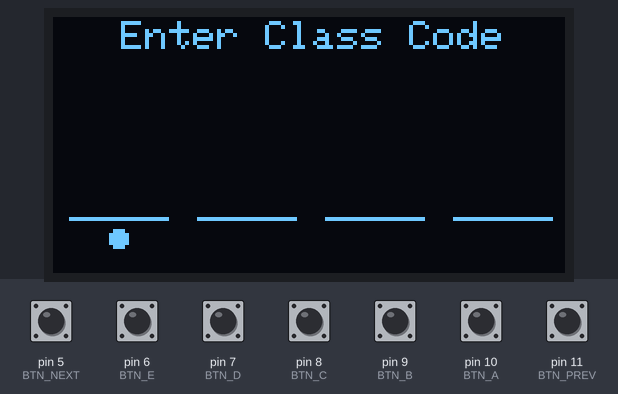
The sketch below on a simulated Arduino Mega 2560, built with avr-gcc and run on an emulated ATmega2560. Shown: 128×64 one-colour display. The inputs (shaded band) are chosen by the test bench; at power-on: pin 5 (BTN_NEXT), pin 6 (BTN_E), pin 7 (BTN_D), pin 8 (BTN_C), pin 9 (BTN_B), pin 10 (BTN_A), pin 11 (BTN_PREV) HIGH. No radio packets arrive unless stated.

Above: at 2.9 s.
3.0 s: pin 6 (BTN_E) pulled LOW for 0.15 s
At 4.3 s:
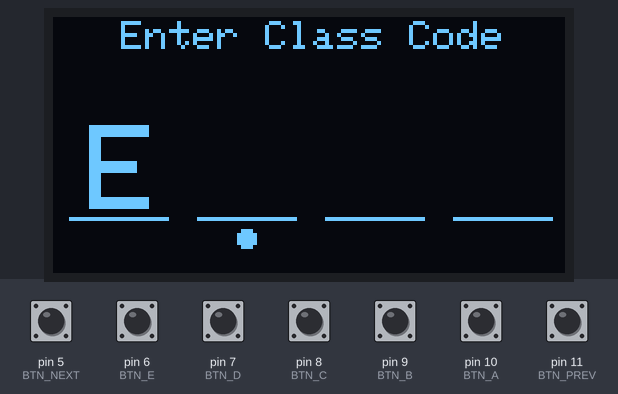
4.6 s: pin 7 (BTN_D) pulled LOW for 0.15 s
At 5.8 s:
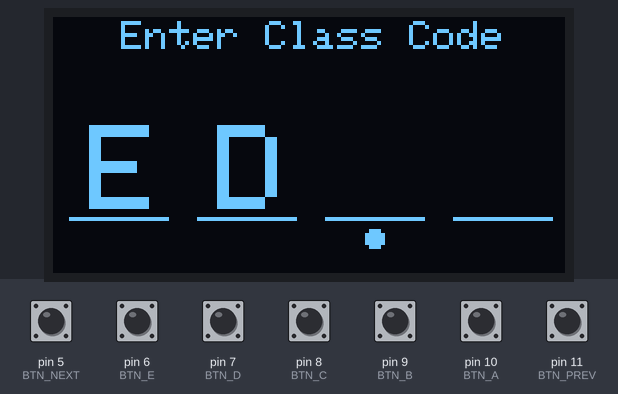
6.2 s: pin 8 (BTN_C) pulled LOW for 0.15 s
At 7.0 s:
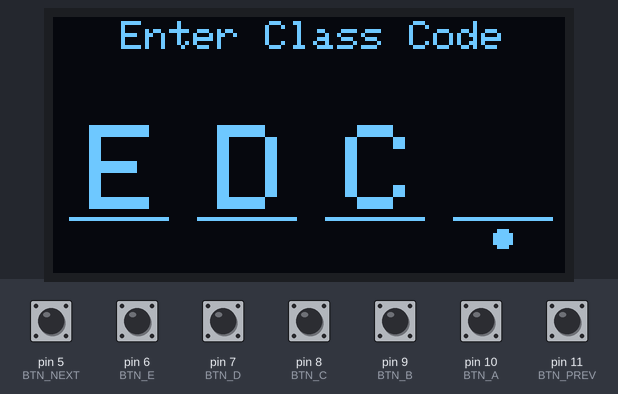
7.8 s: pin 9 (BTN_B) pulled LOW for 0.15 s
At 8.4 s:
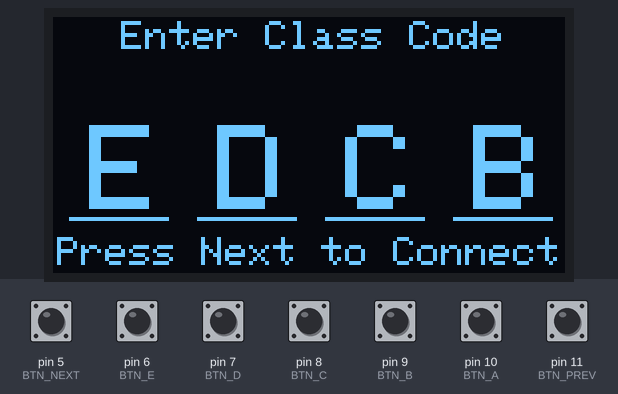
9.4 s: pin 5 (BTN_NEXT) pulled LOW for 0.15 s
At 10.4 s:
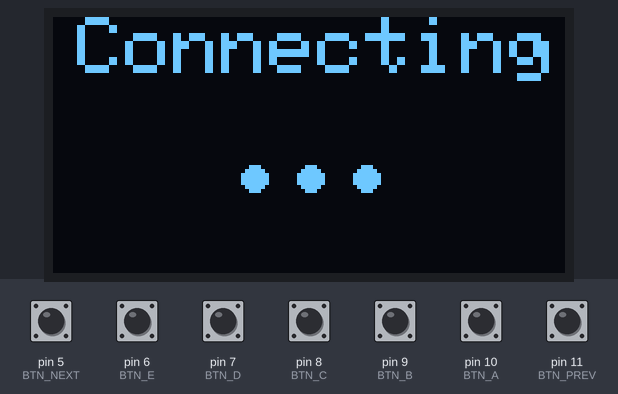
12.5 s: pin 10 (BTN_A) pulled LOW for 1 s
At 14.3 s:
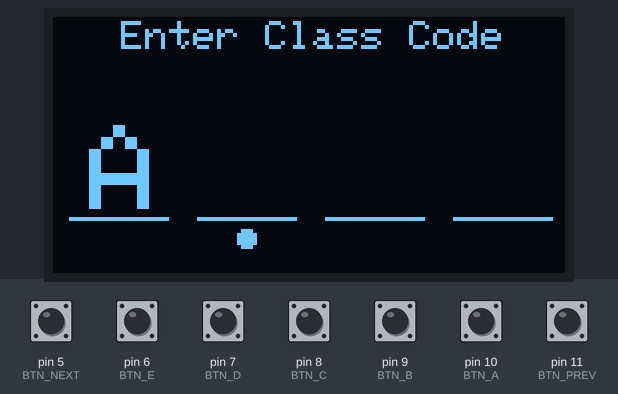
Timing chart, 0 to 15.8 s (numbered marks = the images above; inputs shaded):
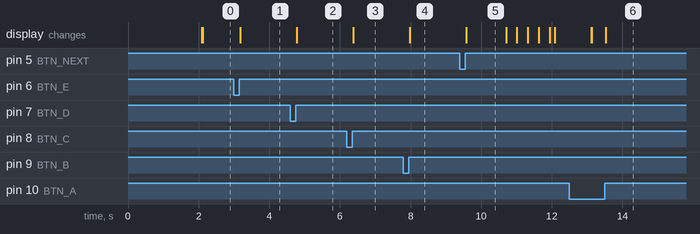

The sketch:

StudentDevice.ino
```cpp
#include <SPI.h>
#include <Wire.h>
#include <nRF24L01.h>
#include <RF24.h>
#include <Adafruit_GFX.h>
#include <Adafruit_SSD1306.h>


#define BTN_PREV 11
#define BTN_A 10
#define BTN_B 9
#define BTN_C 8
#define BTN_D 7
#define BTN_E 6
#define BTN_NEXT 5

struct CONNECTION_PACKAGE
{
  char code[5];
  char studentFirstName[10];
  char studentLastName[10];
  int studentId;
};


struct TEST_INFO_PACKAGE
{
  int duration;
  int numQuestions;
};

//Globals
Adafruit_SSD1306 display(128, 64, &Wire, 4);
RF24 radio(22, 23);

CONNECTION_PACKAGE connectPackage;
TEST_INFO_PACKAGE testInfo;
const byte address[6] = "00011";
const byte addressd[6] = "00111";
const String firstName = "Araad";
const String lastName = "Shams";
int testDuration;
int testNumQuestions;

void setup()
{
  Serial.begin(115200);

  radio.begin();
  radio.openReadingPipe(1, addressd);
  radio.openWritingPipe(address);
  radio.setPALevel(RF24_PA_MAX);
  radio.setDataRate(RF24_2MBPS);
  radio.stopListening();

  pinMode(BTN_A, INPUT_PULLUP);
  pinMode(BTN_B, INPUT_PULLUP);
  pinMode(BTN_C, INPUT_PULLUP);
  pinMode(BTN_D, INPUT_PULLUP);
  pinMode(BTN_E, INPUT_PULLUP);
  pinMode(BTN_PREV, INPUT_PULLUP);
  pinMode(BTN_NEXT, INPUT_PULLUP);

  if (!display.begin(SSD1306_SWITCHCAPVCC, 0x3C))
  {
    while (true);
  }


  drawIntro();
  delay(2000);

  String code = getClassCode();
  showConnecting();

  while (!connectToTeacher(code))
  {
    showConnectionFailure();
    code = getClassCode();
    showConnecting();
  }

  showConnectionSuccess();
  delay(1000);

  waitForTestStart();


}


void loop() {
  Serial.println(waitButtonPressed());


}


void waitForTestStart()
{
  display.clearDisplay();

  display.setTextSize(2);
  display.setTextColor(WHITE);
  display.setCursor(8, 0);

  display.println(F("Get Ready!"));

  display.setCursor(20, 20);
  display.setTextSize(2);
  String duration = "";
  String questionNums = "";
  testInfo.duration /= 60;
  for (int i = testInfo.duration; i < 100; i *= 10)
  {
    duration += " ";
  }

  for (int i = testInfo.numQuestions; i < 100; i *= 10)
  {
    questionNums += " ";
  }

  duration += testInfo.duration;
  questionNums += testInfo.numQuestions;

  display.println(questionNums);

  display.setCursor(20, 40);
  display.setTextSize(2);
  display.println(duration);

  display.setCursor(64, 23);
  display.setTextSize(1);
  if (testInfo.numQuestions > 1) display.println(F("Questions"));
  else display.println(F("Question"));

  display.setCursor(64, 43);
  display.setTextSize(1);

  if (testInfo.duration > 1) display.println(F("Minutes"));
  else display.println(F("Minute"));

  display.display();


  int startTheTest = startTest();

  while (startTheTest == 0)
  {
    startTheTest = startTest();
  }

  if (startTheTest == 1)
  {
    display.clearDisplay();
    display.setTextSize(3);
    display.setTextColor(WHITE);
    display.setCursor(15, 25);
    display.println("START!");
    display.display();
  }


}

int startTest()
{
  radio.startListening();
  while (!radio.available());
  if (radio.available())
  {
    boolean receiveVal;
    radio.read(&receiveVal, sizeof(boolean));
    if (receiveVal) return 1;
    else if (!receiveVal) return 2;
    else return 0;
  }
  radio.stopListening();

}


void printButtonStatus()
{
  Serial.print("A:");
  Serial.print(!digitalRead(BTN_A));
  Serial.print("  B: ");
  Serial.print(!digitalRead(BTN_B));
  Serial.print("  C: ");
  Serial.print(!digitalRead(BTN_C));
  Serial.print("  D: ");
  Serial.print(!digitalRead(BTN_D));
  Serial.print("  E: ");
  Serial.print(!digitalRead(BTN_E));
  Serial.print("  PREV: ");
  Serial.print(!digitalRead(BTN_PREV));
  Serial.print("  NEXT: ");
  Serial.println(!digitalRead(BTN_NEXT));
}

void showConnecting()
{
  display.clearDisplay();

  display.setTextSize(2);
  display.setTextColor(WHITE);
  display.setCursor(6, 0);

  display.println(F("Connecting"));
  display.fillCircle(50, 40, 3, WHITE);
  display.fillCircle(64, 40, 3, WHITE);
  display.fillCircle(78, 40, 3, WHITE);
  display.display();
}


boolean connectToTeacher(String code)
{
  code.toCharArray(connectPackage.code, 5);
  firstName.toCharArray(connectPackage.studentFirstName, firstName.length());
  lastName.toCharArray(connectPackage.studentLastName, firstName.length());
  connectPackage.studentId = 293;

  radio.write(&connectPackage, sizeof(connectPackage));
  delay(100);
  radio.startListening();
  long waitTime = millis();

  while (millis() - waitTime < 1000)
  {
    if (radio.available())
    {
      radio.read(&testInfo, sizeof(testInfo));
      Serial.println(testInfo.numQuestions);
      Serial.println(testInfo.duration);
      testDuration = testInfo.duration;
      testNumQuestions = testInfo.numQuestions;
      return true;
    }
  }
  radio.stopListening();
  return false;

}

void showConnectionSuccess()
{
  display.clearDisplay();

  display.setTextSize(2);
  display.setTextColor(WHITE);
  display.setCursor(12, 1);

  display.println(F("Connected"));
  for (int i = 50; i < 60; i++)
  {
    display.drawPixel(i, i - 8, WHITE);
    display.display();
    delay(15);
  }
  for (int i = 60; i > 35; i--)
  {
    display.drawPixel(120 - i, i - 8, WHITE);
    display.display();
    delay(2);
  }

}


void showConnectionFailure()
{
  display.clearDisplay();

  display.setTextSize(2);
  display.setTextColor(WHITE);
  display.setCursor(12, 1);

  display.println(F("Bad Code!"));

  for (int i = 35; i < 60; i++)
  {
    display.drawPixel(i + 12, i - 8, WHITE);
    display.display();
    delay(2);
  }

  for (int i = 35; i < 60; i++)
  {
    display.drawPixel(108 - i, i - 8, WHITE);
    display.display();
    delay(2);
  }
  delay(1000);

}

void drawIntro()
{
  display.clearDisplay();

  display.setTextSize(2);
  display.setTextColor(WHITE);
  display.setCursor(2, 1);

  display.println(F("Welcome to"));

  display.setTextSize(3);
  display.setCursor(30, 17);

  display.println(F("digi"));

  display.setCursor(28, 42);

  display.println(F("Tron"));
  display.display();
}


String getClassCode()
{
  display.clearDisplay();

  display.setTextSize(1);
  display.setTextColor(WHITE);
  display.setCursor(17, 1);

  display.println(F("Enter Class Code"));
  display.drawLine(4, 50, 28, 50, WHITE);
  display.drawLine(36, 50, 60, 50, WHITE);
  display.drawLine(68, 50, 92, 50, WHITE);
  display.drawLine(100, 50, 124, 50, WHITE);
  display.display();

  int curPos = 1;
  String code = "";
  String next = "";
  int cursorMarks[] = {0, 9, 41, 73, 105};
  int indicatorCentres[] = {0, 16, 48, 80, 112};
  display.setTextSize(3);
  display.fillCircle(indicatorCentres[curPos], 55, 2, WHITE);
  display.display();

  while (code.length() < 5)
  {
    next = waitButtonPressed();
    if (next == "P")
    {
      if (curPos != 1)
      {
        display.fillCircle(indicatorCentres[curPos], 55, 2, BLACK);
        if (code.length() != 4) curPos--;
        else
        {
          display.setCursor(1, 55);
          display.setTextSize(1);
          display.setTextColor(BLACK);
          display.println("Press Next to Connect");
          display.setTextSize(3);
        }
        display.setCursor(cursorMarks[curPos], 27);
        display.fillCircle(indicatorCentres[curPos], 55, 2, WHITE);
        display.setTextColor(BLACK);
        display.println(code.charAt(code.length() - 1));
        display.setTextColor(WHITE);
        Serial.println(curPos);
        code = code.substring(0, code.length() - 1);
        Serial.println(code);
        display.setCursor(cursorMarks[curPos], 27);
      }
    }

    else if (next == "N")
    {
      if (code.length() == 4)
      {
        return code;
      }
    }

    else
    {
      if (code.length() != 4)
      {
        code += next;
        display.setCursor(cursorMarks[curPos], 27);
        display.println(next);
        display.fillCircle(indicatorCentres[curPos], 55, 2, BLACK);
        curPos++;
        if (curPos > 4)
        {
          curPos = 4;
          display.fillCircle(indicatorCentres[curPos], 55, 2, BLACK);
          display.setCursor(1, 55);
          display.setTextSize(1);
          display.println("Press Next to Connect");
          display.setTextSize(3);
        }
        else
        {
          display.fillCircle(indicatorCentres[curPos], 55, 2, WHITE);
        }
      }
    }

    display.display();
  }

}


String waitButtonPressed()
{
  while (digitalRead(BTN_A) && digitalRead(BTN_B) && digitalRead(BTN_C) && digitalRead(BTN_D) && digitalRead(BTN_E) && digitalRead(BTN_PREV) && digitalRead(BTN_NEXT));

  if (!digitalRead(BTN_A))
  {
    while (!digitalRead(BTN_A));
    return "A";
  }

  if (!digitalRead(BTN_B))
  {
    while (!digitalRead(BTN_B));
    return "B";
  }

  if (!digitalRead(BTN_C))
  {
    while (!digitalRead(BTN_C));
    return "C";
  }

  if (!digitalRead(BTN_D))
  {
    while (!digitalRead(BTN_D));
    return "D";
  }

  if (!digitalRead(BTN_E))
  {
    while (!digitalRead(BTN_E));
    return "E";
  }

  if (!digitalRead(BTN_PREV))
  {
    while (!digitalRead(BTN_PREV));
    return "P";
  }

  if (!digitalRead(BTN_NEXT))
  {
    while (!digitalRead(BTN_NEXT));
    return "N";
  }
}
```

Measured:
- after the input at 3.0 s, the display: changes after 0.18 s (image 1)
- after the input at 4.6 s, the display: changes after 0.18 s (image 2)
- after the input at 6.2 s, the display: changes after 0.18 s (image 3)
- after the input at 7.8 s, the display: changes after 0.18 s (image 4)
- after the input at 9.4 s, the display: changes after 0.18 s (image 5)
- after the input at 12.5 s, the display: first differs from a run without the input after 1.0 s (image 6)
- what the display in image 5 shows lasts 1.1 s, from 9.6 s to 10.7 s
